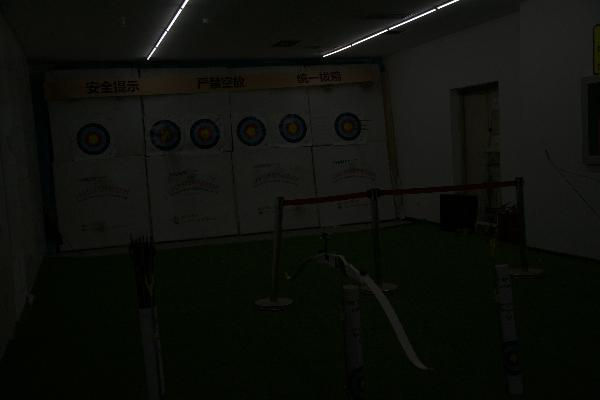
#> input picture input/1.jpg, 600 x 400 px; its folder holds only this picture in this run
$ jupyter execute denoising_images.ipynb
#> lines starting #> are read from the running program, lines starting #| are printed output that depends on the picture; long printed decimals are rounded
[cell 1]
import cv2
import numpy as np
from skimage.metrics import structural_similarity as ssim
import os
from tqdm import tqdm

[cell 2]
# Apply the proposed decomposition and enhancement algorithm
def enhance_image(image):
    # Convert the image to HSV space
    hsv = cv2.cvtColor(image, cv2.COLOR_BGR2HSV)

    # Normalize the V channel
    norm_V = hsv[:,:,2] / 255.0

    # Apply the proposed decomposition
    L = np.exp(-1 * np.log(norm_V + 0.001))
    R = norm_V / L

    # Adjust the illumination
    L_adjusted = cv2.normalize(L, None, alpha=0.5, beta=400, norm_type=cv2.NORM_MINMAX)

    # Generate the enhanced V channel image
    enhanced_V = L_adjusted * R
    enhanced_V = cv2.normalize(enhanced_V, None, alpha=0, beta=1500, norm_type=cv2.NORM_MINMAX)
    enhanced_V = enhanced_V.astype(np.uint8)

    # Merge the enhanced V channel with the H and S channels to get the enhanced HSV image
    enhanced_hsv = cv2.merge((hsv[:,:,0], hsv[:,:,1], enhanced_V))

    # Convert the enhanced HSV image to RGB space
    enhanced_image = cv2.cvtColor(enhanced_hsv, cv2.COLOR_HSV2BGR)

    return enhanced_image

[cell 3]
def psnr(img1, img2):
    # Calculate MSE (Mean Squared Error)
    mse = np.mean((img1 - img2) ** 2)

    # If images are identical, PSNR is infinity
    if mse == 0:
        return float('inf')

    # Calculate PSNR using formula: PSNR = 20 * log10(MAX_I) - 10 * log10(MSE)
    max_pixel = 255.0
    psnr = 20 * np.log10(max_pixel) - 10 * np.log10(mse)
    return psnr

[cell 4]
# Path to the folder containing images
folder_path = r"./input"

[cell 5]
# Get a list of all the image files in the folder
image_files = [f for f in os.listdir(folder_path) if f.endswith(('.png', '.jpg', '.jpeg', '.bmp'))]
total_images = len(image_files)

[cell 6]
# Use tqdm to create a progress bar with message and percentage
with tqdm(total=total_images, desc="Processing images") as pbar:
    # Loop through all the image files
    lst1=[]
    for i, file_name in enumerate(image_files):
        # Load the image
        img_path = os.path.join(folder_path, file_name)
        image = cv2.imread(img_path)
#> image is the input picture: shape (400, 600, 3); mean B, G, R 11.4, 15.6, 13.9
        image=cv2.resize(image,(612,812))
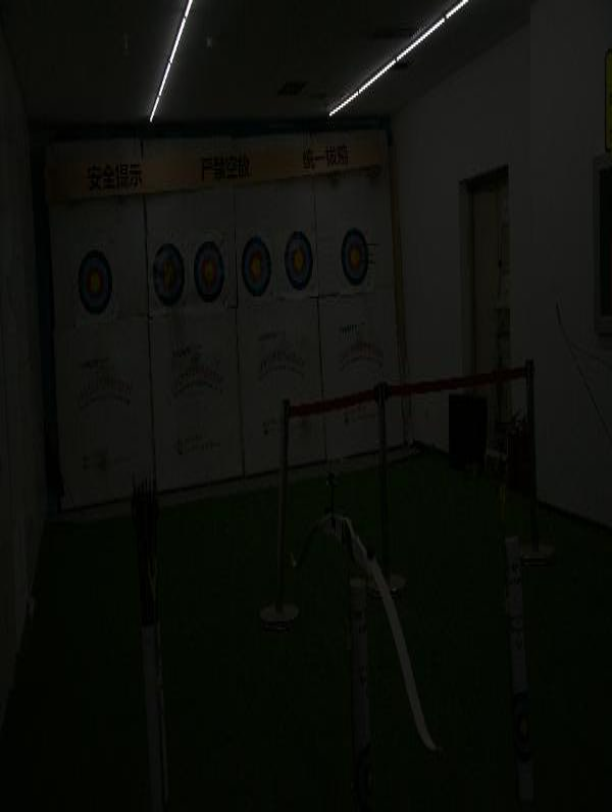
#> image: shape (812, 612, 3); mean B, G, R 11.3, 15.5, 13.9
        # Apply the enhancement algorithm
        enhanced_image = enhance_image(image)
#> in enhance_image, `hsv = cv2.cvtColor(image, cv2.COLOR_BGR2HSV)`: hsv: shape (812, 612, 3); mean H, S, V 40.3, 113.2, 15.8
#> in enhance_image, `L = np.exp(-1 * np.log(norm_V + 0.001))`:
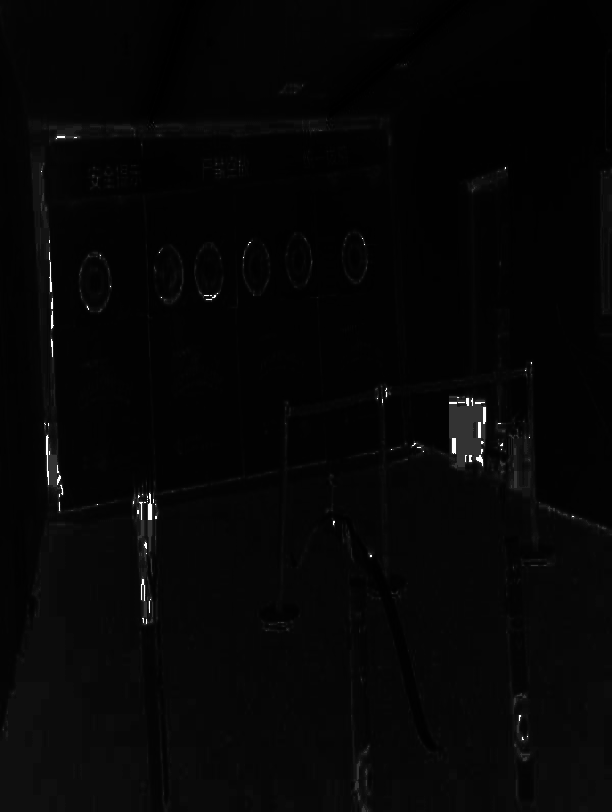
#> L: shape (812, 612) float64; min 0.999, max 1000, mean 25.9; drawn with min black and max white
#> in enhance_image, `enhanced_V = enhanced_V.astype(np.uint8)`:
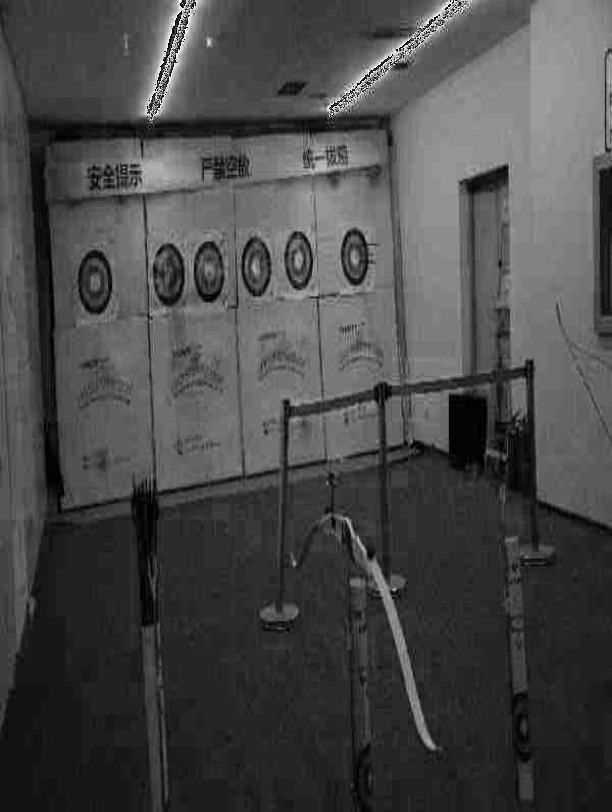
#> enhanced_V: shape (812, 612); min 0, max 254, mean 72.8
#> in enhance_image, `enhanced_hsv = cv2.merge((hsv[:,:,0], hsv[:,:,1], enhanced_V))`: enhanced_hsv: shape (812, 612, 3); mean H, S, V 40.3, 113.2, 72.8
#> in enhance_image, `enhanced_image = cv2.cvtColor(enhanced_hsv, cv2.COLOR_HSV2BGR)`:
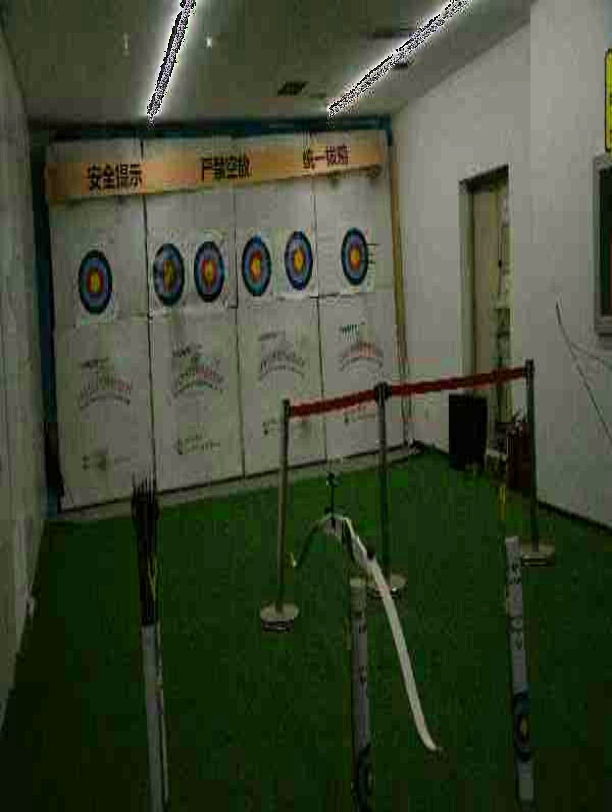
#> enhanced_image: shape (812, 612, 3); mean B, G, R 51.3, 71.6, 63.6

        #Saving the image on local drive
        output_path=r'./output'
        out_path = os.path.join(output_path,file_name)
        #Uncomment this to stack two images(Original image and enhanced image)
        #result=np.hstack((image,enhanced_image))
        cv2.imwrite(out_path,enhanced_image)

        #  Calculate PSNR and print the result
        psnr_value = psnr(image,enhanced_image)
#> in psnr, `mse = np.mean((img1 - img2) ** 2)`: mse = 101.7
#> in psnr, `psnr = 20 * np.log10(max_pixel) - 10 * np.log10(mse)`: psnr = 28.06
#> psnr_value = 28.06
        psnr_value = psnr(image, enhanced_image)
        lst1.append((file_name, psnr_value))

        # Update the progress bar
        pbar.update(1)
        pbar.set_postfix_str("{:.1f}%".format((i+1)/total_images*100))

# Print PSNR values with file names
for file_name, psnr_value in lst1:
    print(f"File: {file_name}, PSNR: {psnr_value}")
#> this loop made 1 pass
#> (file_name, psnr_value) on pass 1: ('1.jpg', 28.06)
#| File: 1.jpg, PSNR: 28.059

$ run again, on input/2.jpg
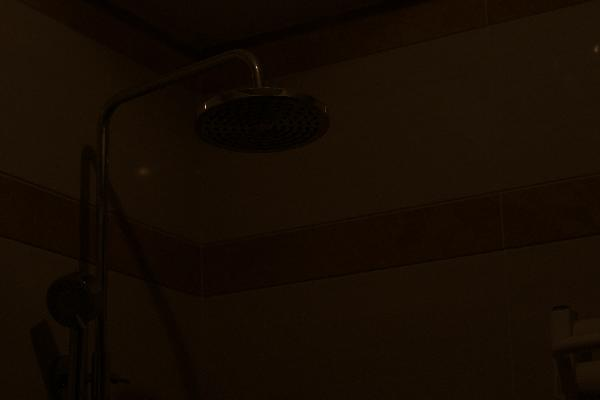
#> input picture input/2.jpg, 600 x 400 px
#> image is the input picture: shape (400, 600, 3); mean B, G, R 2.4, 11.4, 22.1
#> image: shape (812, 612, 3)
#> hsv: shape (812, 612, 3); mean H, S, V 13.4, 229.7, 22
#> in enhance_image, `enhanced_V = enhanced_V.astype(np.uint8)`:
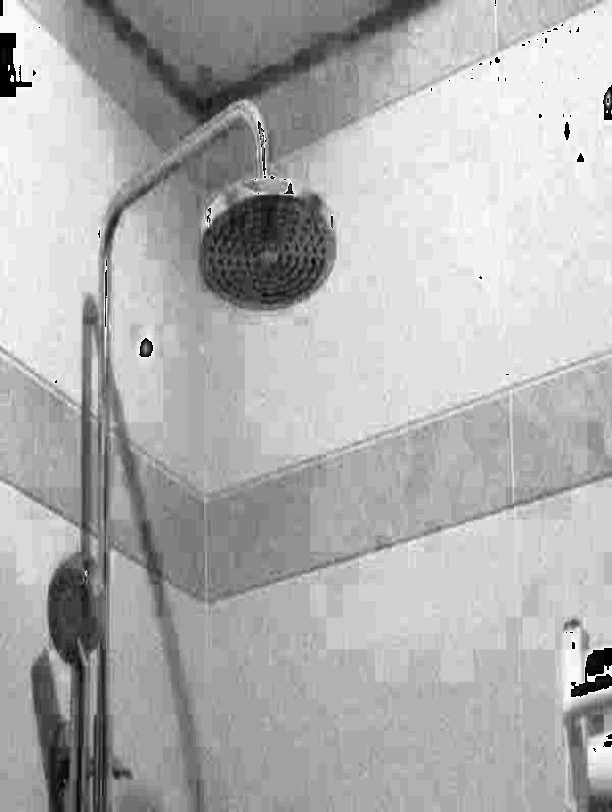
#> enhanced_V: shape (812, 612); min 0, max 255, mean 175.5
#> enhanced_hsv: shape (812, 612, 3); mean H, S, V 13.4, 229.7, 175.5
#> in enhance_image, `enhanced_image = cv2.cvtColor(enhanced_hsv, cv2.COLOR_HSV2BGR)`:
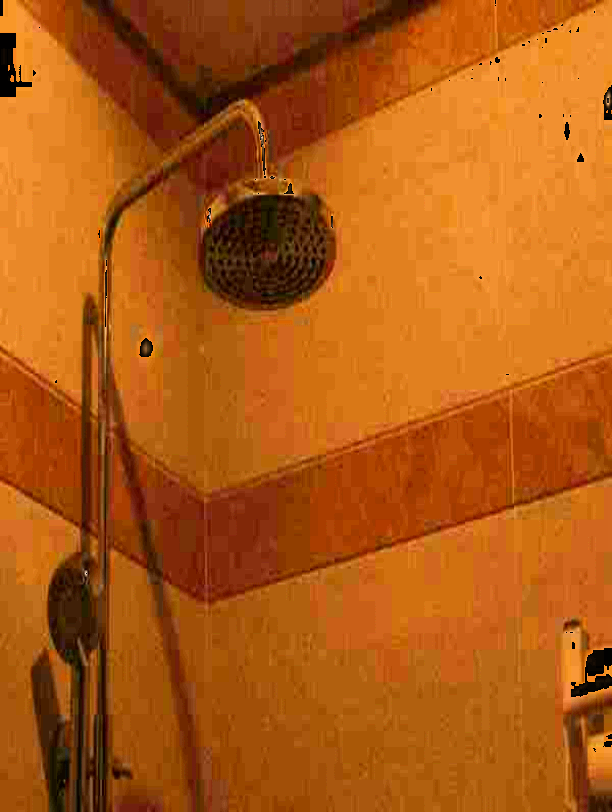
#> enhanced_image: shape (812, 612, 3); mean B, G, R 18.4, 89.4, 175.5
#> mse = 122.3
#> psnr = 27.26
#> the loop `for file_name, psnr_value in lst1:` made 1 pass
#> (file_name, psnr_value) on pass 1: ('2.jpg', 27.26)
#> (printed output is left out)

$ run again, on input/3.jpg
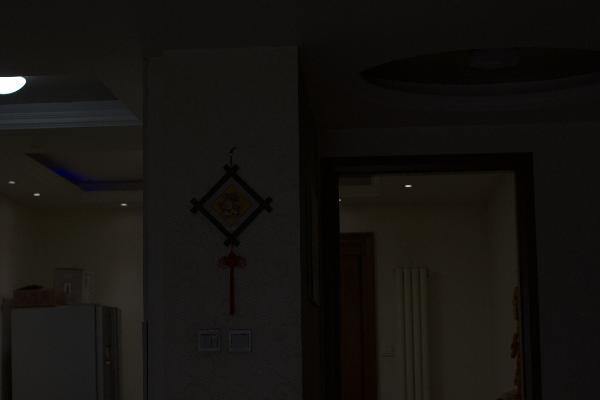
#> input picture input/3.jpg, 600 x 400 px
#> image is the input picture: shape (400, 600, 3); mean B, G, R 16, 19, 21
#> image: shape (812, 612, 3)
#> hsv: shape (812, 612, 3); mean H, S, V 31, 76.2, 21.1
#> in enhance_image, `enhanced_V = enhanced_V.astype(np.uint8)`:
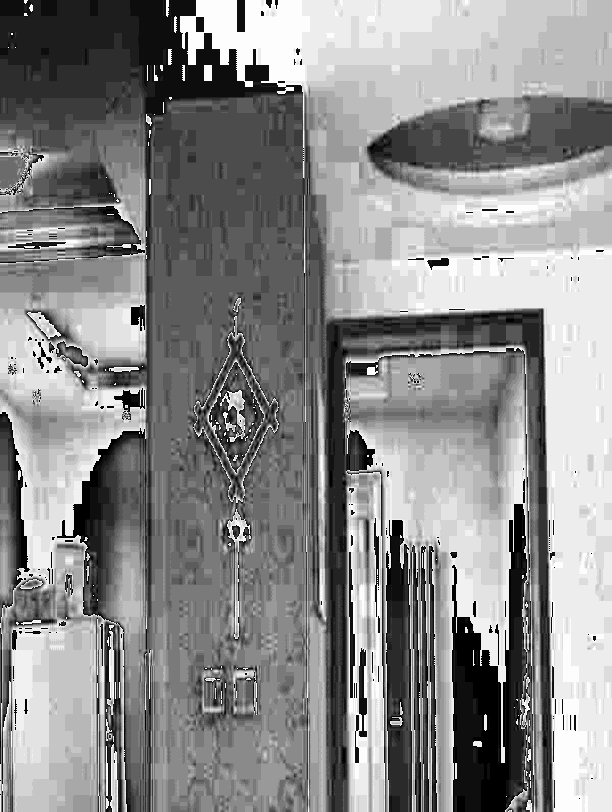
#> enhanced_V: shape (812, 612); min 0, max 254, mean 138.2
#> enhanced_hsv: shape (812, 612, 3); mean H, S, V 31, 76.2, 138.2
#> in enhance_image, `enhanced_image = cv2.cvtColor(enhanced_hsv, cv2.COLOR_HSV2BGR)`:
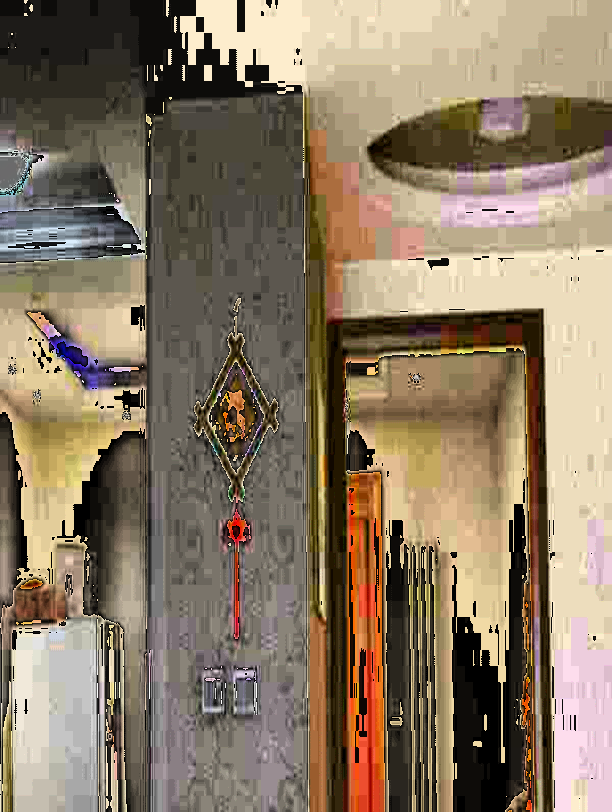
#> enhanced_image: shape (812, 612, 3); mean B, G, R 100.3, 121.3, 137.7
#> mse = 99.08
#> psnr = 28.17
#> the loop `for file_name, psnr_value in lst1:` made 1 pass
#> (file_name, psnr_value) on pass 1: ('3.jpg', 28.17)
#> (printed output is left out)
